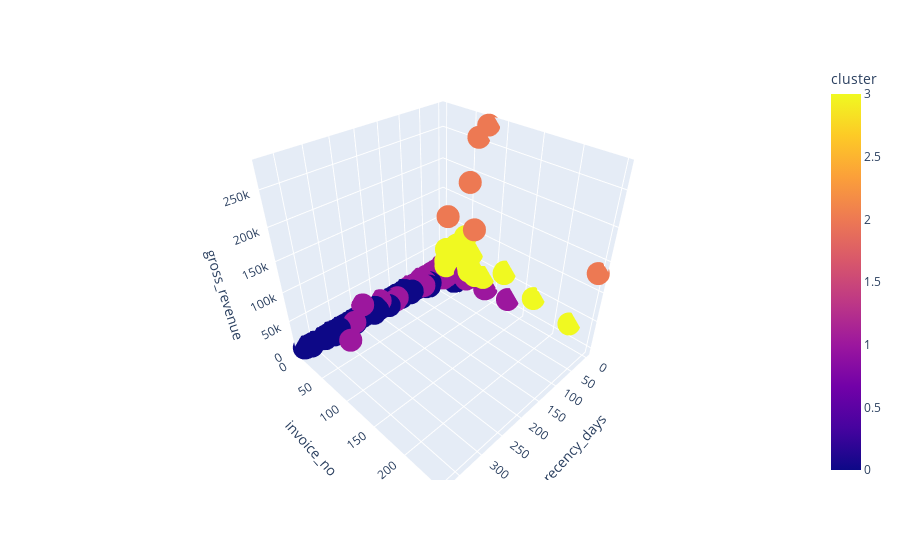

The notebook cell this image was saved under:
### Code cell
fig = px.scatter_3d(df9, x='recency_days', y='invoice_no', z='gross_revenue', color='cluster')
fig.show()

### Figure 1 — Plotly figure (JSON) as saved in the notebook; plotly's stock layout.template omitted (floating-point values rounded to 4 significant figures; data arrays with more than 128 entries replaced by an {"elided": "..."} marker saying what was removed)
{"data": [{"hovertemplate": "recency_days=%{x}<br>invoice_no=%{y}<br>gross_revenue=%{z}<br>cluster=%{marker.color}<extra></extra>", "legendgroup": "", "marker": {"color": {"elided": "4370 int values"}, "coloraxis": "coloraxis", "symbol": "circle"}, "mode": "markers", "name": "", "scene": "scene", "showlegend": false, "type": "scatter3d", "x": {"elided": "4370 int values"}, "y": {"elided": "4370 int values"}, "z": {"elided": "4370 float values"}}], "layout": {"coloraxis": {"colorbar": {"title": {"text": "cluster"}}, "colorscale": [[0, "#0d0887"], [0.1111, "#46039f"], [0.2222, "#7201a8"], [0.3333, "#9c179e"], [0.4444, "#bd3786"], [0.5556, "#d8576b"], [0.6667, "#ed7953"], [0.7778, "#fb9f3a"], [0.8889, "#fdca26"], [1, "#f0f921"]]}, "legend": {"tracegroupgap": 0}, "margin": {"t": 60}, "scene": {"domain": {"x": [0, 1], "y": [0, 1]}, "xaxis": {"title": {"text": "recency_days"}}, "yaxis": {"title": {"text": "invoice_no"}}, "zaxis": {"title": {"text": "gross_revenue"}}}}}
